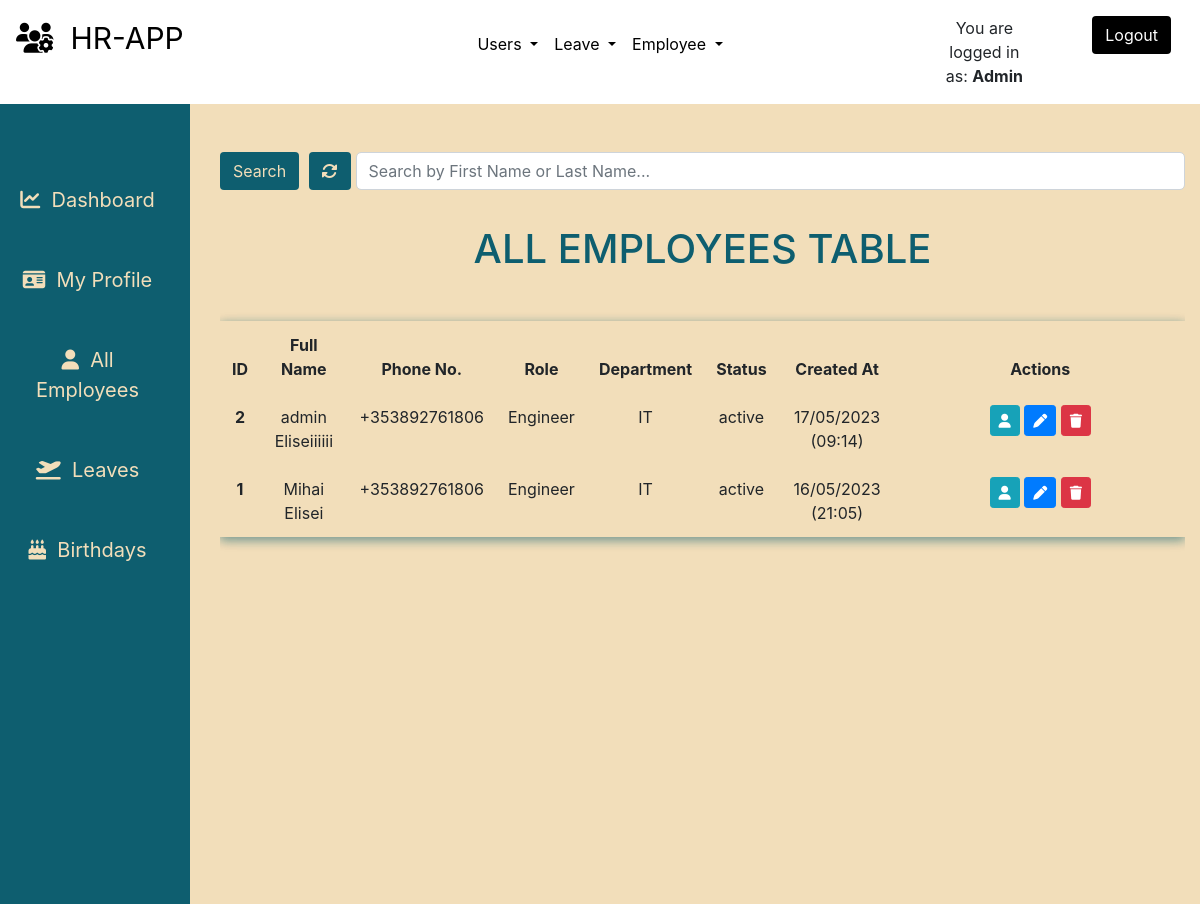
Before: /employees/ (signed in) with the older database file.
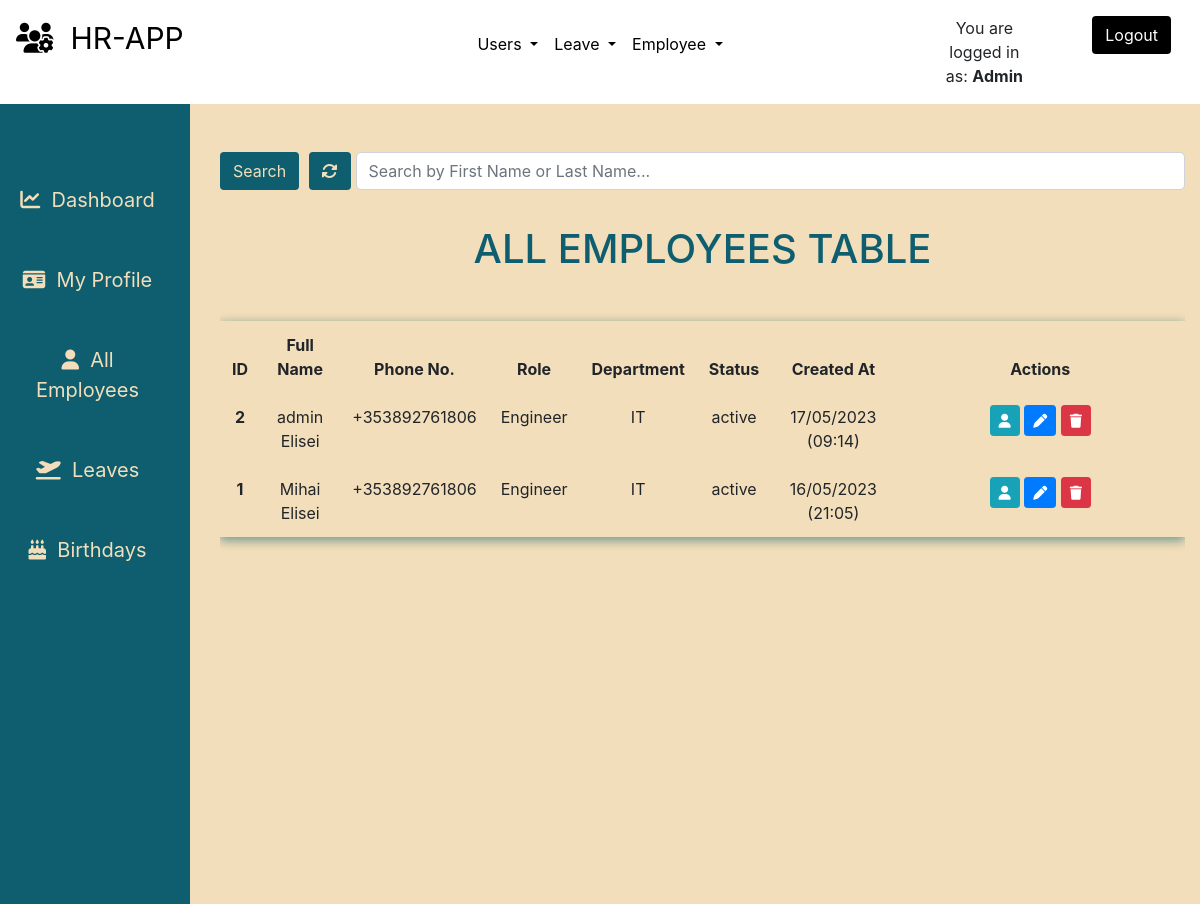
After: the same page with the newer database file.
### employees/models.py (models this page shows, shortened)
class Employee(models.Model):
    MALE = 'male'
    FEMALE = 'female'
    GENDER = (
    (MALE, 'Male'),
    (FEMALE, 'Female'),
    )
    MR = 'Mr'
    MRS = 'Mrs'
    MSS = 'Mss'
    DR = 'Dr'
    SIR = 'Sir'
    MADAM = 'Madam'
    TITLE = (
    (MR, 'Mr'),
    (MRS, 'Mrs'),
    (MSS, 'Mss'),
    (DR, 'Dr'),
    (SIR, 'Sir'),
    (MADAM, 'Madam'),
    )
    FULL_TIME = 'Full-Time'
    PART_TIME = 'Part-Time'
    CONTRACT = 'Contract'
    INTERN = 'Intern'
    EMPLOYEETYPE = (
    (FULL_TIME, 'Full-Time'),
    (PART_TIME, 'Part-Time'),
    (CONTRACT, 'Contract'),
    (INTERN, 'Intern'),
    )
    MASTERS = 'Masters Degree'
    BACHELOR = 'Bachelor Degree'
    ADVANCED = 'Craft / Higher Certificate'
    LEAVING = 'Leaving Certificate'
    JUNIOR = 'Junior Certificate'
    OTHER = 'Other'
    EDUCATIONAL_LEVEL = (
    (MASTERS, 'Masters Degree'),
    (BACHELOR, 'Bachelor Degree'),
    (ADVANCED, 'Craft / Higher Certificate'),
    (LEAVING, 'Leaving Certificate'),
    (JUNIOR, 'Junior Certificate'),
    (OTHER, 'Other'),
    )
    id = models.CharField(_('Employee ID Number'), max_length=10, null=False, blank=False, primary_key=True)
    user = models.ForeignKey(User, on_delete=models.CASCADE, default=None)
    title = models.CharField(_('Title'), max_length=5, default=MR, choices=TITLE, blank=False, null=False)
    firstname = models.CharField(_('First Name'), max_length=125, null=False, blank=False)
    lastname = models.CharField(_('Last Name'), max_length=125, null=False, blank=False)
    othername = models.CharField(_('Other Name (optional)'), max_length=125, null=True, blank=True)
    sex = models.CharField(_('Gender'), max_length=9, choices=GENDER, blank=False)
    email = models.CharField(_('Email'), max_length=255, default=None, blank=False, null=False)
    tel = PhoneNumberField(null=False, blank=False, verbose_name='Phone Number', help_text= 'Enter number with Country Code Eg. +353000000000')
    birthday = models.DateField(_('Birthday'),blank=False,null=False)
    nationality = models.ForeignKey(Nationality, verbose_name=_('Nationality'), on_delete=models.SET_NULL, null=True, default=None)
    address = models.CharField(_('Address'), help_text='address of current residence', max_length=125, null=True, blank=True)
    education = models.CharField(_('Education'),help_text='Highest educational level', max_length=26, choices=EDUCATIONAL_LEVEL, blank=False, null=True)
    lastwork = models.CharField(_('Last Place of Work'), help_text='Where was the last place you worked ?', max_length=125, null=True, blank=True)
    position = models.CharField(_('Position Held'),help_text='What position where you in your last place of work ?', max_length=255, null=True, blank=True)
    department = models.ForeignKey(Department, verbose_name =_('Department'), on_delete=models.SET_NULL, null=True, default=None)
    role = models.ForeignKey(Role, verbose_name=_('Role'), on_delete=models.SET_NULL, null=True, default=None)
    startdate = models.DateField(_('Employement Date'), help_text='date of employement', blank=False, null=True)
    employeetype = models.CharField(_('Employee Type'), max_length=15, default=FULL_TIME, choices=EMPLOYEETYPE, blank=False, null=True)
    dateissued = models.DateField(_('Date Issued'), help_text='date staff id was issued', blank=False, null=True)
    created = models.DateTimeField(verbose_name=_('Created'), auto_now_add=True, null=True)
    is_blocked = models.BooleanField(_('Is Blocked'),help_text='button to toggle employee block and unblock',default=False)
    is_deleted = models.BooleanField(_('Is Deleted'),help_text='button to toggle employee deleted and undelete',default=False)
    objects = EmployeeManager()
    class Meta:
        verbose_name = _('Employee')
        verbose_name_plural = _('Employees')
        ordering = ['-created']
    @property
    def get_full_name(self):
        fullname = ''
        firstname = self.firstname
        lastname = self.lastname
        othername = self.othername
        if (firstname and lastname) or othername is None:
            fullname = firstname + ' ' + lastname
            return fullname
        elif othername:
            fullname = firstname + ' ' + lastname + ' ' + othername
            return fullname
        return

class Role(models.Model):
    name = models.CharField(max_length=125)
    description = models.CharField(max_length=125, null=True, blank=True)
    created = models.DateTimeField(verbose_name=_('Created'), auto_now_add=True)
    updated = models.DateTimeField(verbose_name=_('Updated'), auto_now=True)
    class Meta:
        verbose_name = _('Role')
        verbose_name_plural = _('Roles')
        ordering = ['name', 'created']
    def __str__(self):
        return self.name

class Department(models.Model):
    name = models.CharField(max_length=125)
    description = models.CharField(max_length=125, null=True, blank=True)
    created = models.DateTimeField(verbose_name=_('Created'), auto_now_add=True)
    updated = models.DateTimeField(verbose_name=_('Updated'), auto_now=True)
    class Meta:
        verbose_name = _('Department')
        verbose_name_plural = _('Departments')
        ordering = ['name', 'created']
    def __str__(self):
        return self.name

### employees/views.py (the view)
# urls.py: path('', views.all_employees, name='employees'),
def all_employees(request):
    if not (request.user.is_authenticated and request.user.is_superuser and request.user.is_staff):
        return redirect('/')
    dataset = dict()
    departments = Department.objects.all()
    employees = Employee.objects.all()
    query = request.GET.get('search')
    if query:
        employees = employees.filter(
			Q(firstname__icontains=query) |
			Q(lastname__icontains=query)
			)
    paginator = Paginator(employees, 5)  # show 5 employees per page
    page = request.GET.get('page')
    employees_paginated = paginator.get_page(page)
    dataset['employee_list'] = employees_paginated
    dataset['departments'] = departments
    dataset['all_employees'] = Employee.objects.all()
    dataset['title'] = 'All Employees'
    return render(request, 'employees/all_employees.html', dataset)

### employees/templates/employees/all_employees.html (shortened to what the changed rows need)
{% extends "base.html" %}
{% load static %}
{% block content %}
<div class="container-fluid">
    <div class="row flex-nowrap mt-0">
        <div class="col-10 dahsboard-color">
            <div class="container">
                <div class="content scroll-form">
                    <div class="table-responsive table-shadow">
                        <table class="table mt-5">
                            <thead style="text-align: center;">
                                <tr>
                                    <th scope="col">ID</th>
                                    <th scope="col">Full Name</th>
                                    <th scope="col" class="hide">Phone No.</th>
                                    <th scope="col" class="hide">Role</th>
                                    <th scope="col">Department</th>
                                    <th scope="col" class="hide">Status</th>
                                    <th scope="col" class="hide">Created At</th>
                                    <th scope="col" style="width: 30%;">Actions</th>
                                </tr>
                            </thead>
                            <tbody style="text-align: center;">
                                {% for employee in employee_list %}
                                <tr>
                                    {% if employee.id %}
                                    <th scope="row">{{ employee.id }}</th>
                                    {% else %}
                                    <th scope="row">-</th>
                                    {% endif %}
                                    <td>{{ employee.get_full_name }}</td>
                                    <td class="hide">{{ employee.tel }}</td>
                                    <td class="hide">{{ employee.role }}</td>
                                    <td>{{ employee.department }}</td>
                                    {% if employee.is_blocked %}
                                    <td class="hide">Inactive</td>
                                    {% else %}
                                    <td class="hide">active</td>
                                    {% endif %}
                                    <td class="hide">{{ employee.created | date:'d/m/Y (H:i)' }}</td>
                                    <td>
                                        <a href="{% url 'employeeinfo' employee.id %}"
                                            class="btn btn-sm btn-info btn-edit" title="Profile">
                                            <i class="fas fa-user"></i>
                                        </a>
                                        <a href="{% url 'edit' employee.id %}" class="btn btn-sm btn-primary btn-edit"
                                            title="Edit Employee">
                                            <i class="fas fa-pen"></i>
                                        </a>
                                        <a href="{% url 'delete_employee' employee.id %}"
                                            class="btn btn-sm btn-danger btn-edit" title="Delete Employee">
                                            <i class="fas fa-trash"></i>
                                        </a>
                                    </td>
                                </tr>
                                {% endfor %}
                            </tbody>
                        </table>
                    </div>
                </div>
            </div>
        </div>
    </div>
</div>
{% endblock %}

Changed rows visible on the page:
changed Employee id 2: get_full_name "admin Eliseiiiiii" → "admin Elisei"
